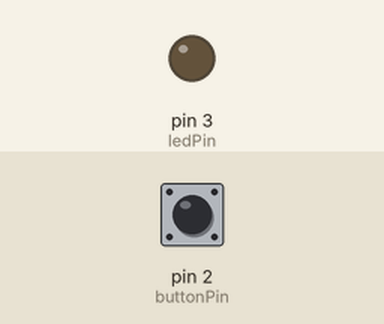
Bench run of a sketch on a simulated Arduino Uno, built with avr-gcc and run on an emulated ATmega328P. Shown: output pins drawn as LEDs (lit = HIGH). Inputs (shaded band) come from the test bench; at power-on: pin 2 (buttonPin) LOW.

Above: at 1.2 s.
1.3 s: pin 2 (buttonPin) pulled HIGH for 0.15 s
At 1.9 s:
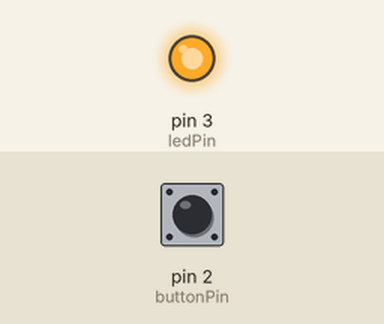
3.0 s: pin 2 (buttonPin) pulled HIGH for 1 s
At 3.8 s:
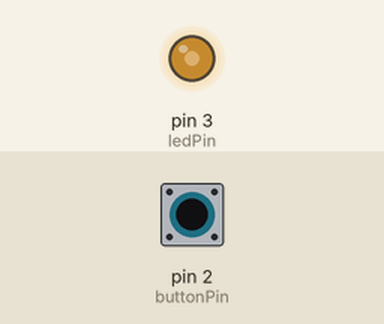
5.5 s: pin 2 (buttonPin) pulled HIGH for 3.2 s
At 10.0 s:
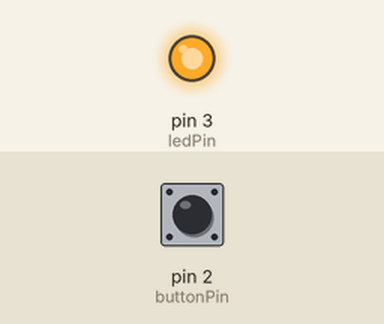
Timing chart, 0 to 11.5 s (numbered marks = the images above; inputs shaded):
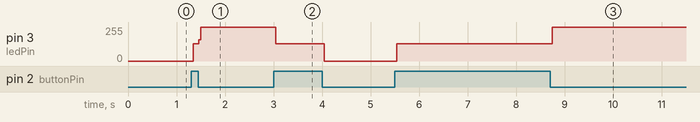

The sketch:

toggle.ino
```cpp
// constants won't change. They're used here to set pin numbers:
const int buttonPin = 2; // the number of the pushbutton pin
const int ledPin = 3;    // the number of the LED pin
// variables will change:
int buttonState = 0; // variable for reading the pushbutton status
int ledState = LOW;
void setup()
{
    pinMode(ledPin, OUTPUT);   // initialize the LED pin as an output
    pinMode(buttonPin, INPUT); // initialize the pushbutton pin as an input
}
void loop()
{
    buttonState = digitalRead(buttonPin); // read the state of the pushbutton

    if (buttonState == HIGH)
    {
        ledState = (ledState == LOW) ? HIGH : LOW;
        digitalWrite(ledPin, ledState); // turn LED on
    }
}
```

Measured:
- after the input at 1.3 s, pin 3 (ledPin): 0/255 → 128/255 at once, → 255/255 0.12 s later
- after the input at 3.0 s, pin 3 (ledPin): 255/255 → 128/255 at once, → 0/255 1.0 s later
- after the input at 5.5 s, pin 3 (ledPin): 0/255 → 128/255 at once, → 255/255 3.2 s later
